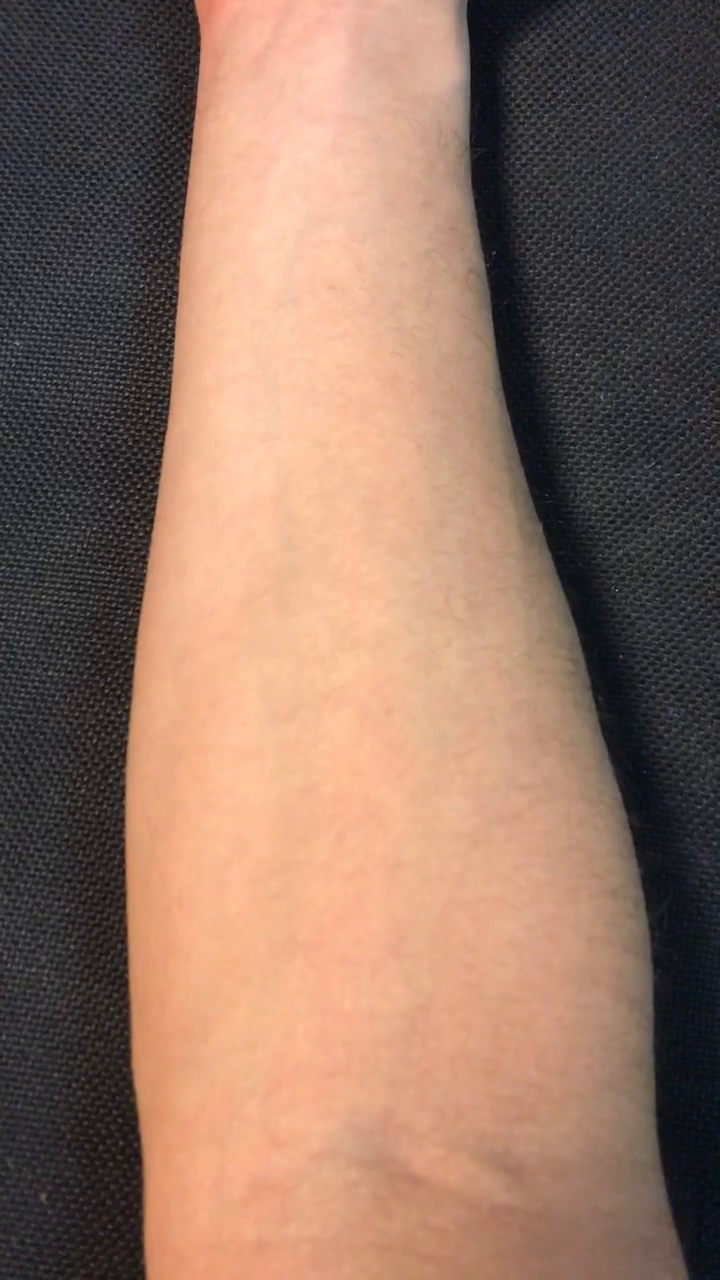
#> input picture frame 35 of IMG_0672.MOV, 720 x 1280 px
$ python main.py
#> lines starting #> are read from the running program, lines starting #| are printed output that depends on the picture; after the words box and inside, x2 and y2 are one past the last pixel; in counts of white or black regions, pixels touching at a corner belong together
### video_processor.py
''' This part of code extracts frames from the video.
Then frames are processed by 'image_processor.py'
All signals are stored in vpg_signals '''

import cv2
from image_processor import *


global N
#N = 20 # The number of parts segmented in video file

def full_video_file_procedure(file_name):
#> called with file_name = 'IMG_0672.MOV'
	cap = cv2.VideoCapture(file_name)

	if cap.isOpened() == False:
		print('The file can not be opened. Check the file.')
		return None
	# Generation of dict.Key is num of part. Value is vpg from each part
	method = '2'
	N = 20

	if method == 'N':
		vpg_signals = dict.fromkeys([i for i in range(N)])
		center_roi_vpg = []
		for i in range(N):
			vpg_signals[i] = []

	elif method == '2':
		vpg_signals = {0:[], 1:[]}
		center_roi_vpg = []


	while cap.isOpened():
		ret, frame = cap.read()
#> frame is the input picture: shape (1280, 720, 3); mean B, G, R 99, 115.5, 146.5
		if ret == False:
			print('Finish')
			break

		one_frame_values, skin, center_roi_val, segmented_parts, center_roi = full_frame_procedure(frame, N)
		center_roi_vpg.append(center_roi_val)

		if method == 'N':
			for i in range(N):
				vpg_signals[i].append(one_frame_values[i])
		elif method == '2':
			for i in range(2):
				vpg_signals[i].append(one_frame_values[i])


		cv2.imshow('skin', skin)
		cv2.imshow('seg1', segmented_parts[0])
		cv2.imshow('seg2', segmented_parts[1])
		cv2.imshow('center_roi', center_roi)


		if cv2.waitKey(1) & 0xFF == ord('q'):
			break

	return vpg_signals, center_roi_vpg

### image_processor.py
import cv2
import numpy as np


def full_frame_procedure(frame, N):

	one_frame_values = []

	skin = detect_skin(frame)

	segmented_parts = frame_2_part_segmentor(skin, N)

	for segment in segmented_parts:
		val = get_1vpg_val(segment)
		one_frame_values.append(val)

	center_roi = get_center_roi(skin)
	center_roi_val = get_1vpg_val(center_roi)

	return one_frame_values, skin, center_roi_val, segmented_parts, center_roi


def detect_skin(frame):
	lower = np.array([0, 48, 80], dtype = "uint8")
	upper = np.array([20, 255, 255], dtype = "uint8")
	converted = cv2.cvtColor(frame, cv2.COLOR_BGR2HSV)
#> converted: shape (1280, 720, 3); mean H, S, V 49.8, 72.1, 148.2
	skinMask = cv2.inRange(converted, lower, upper)
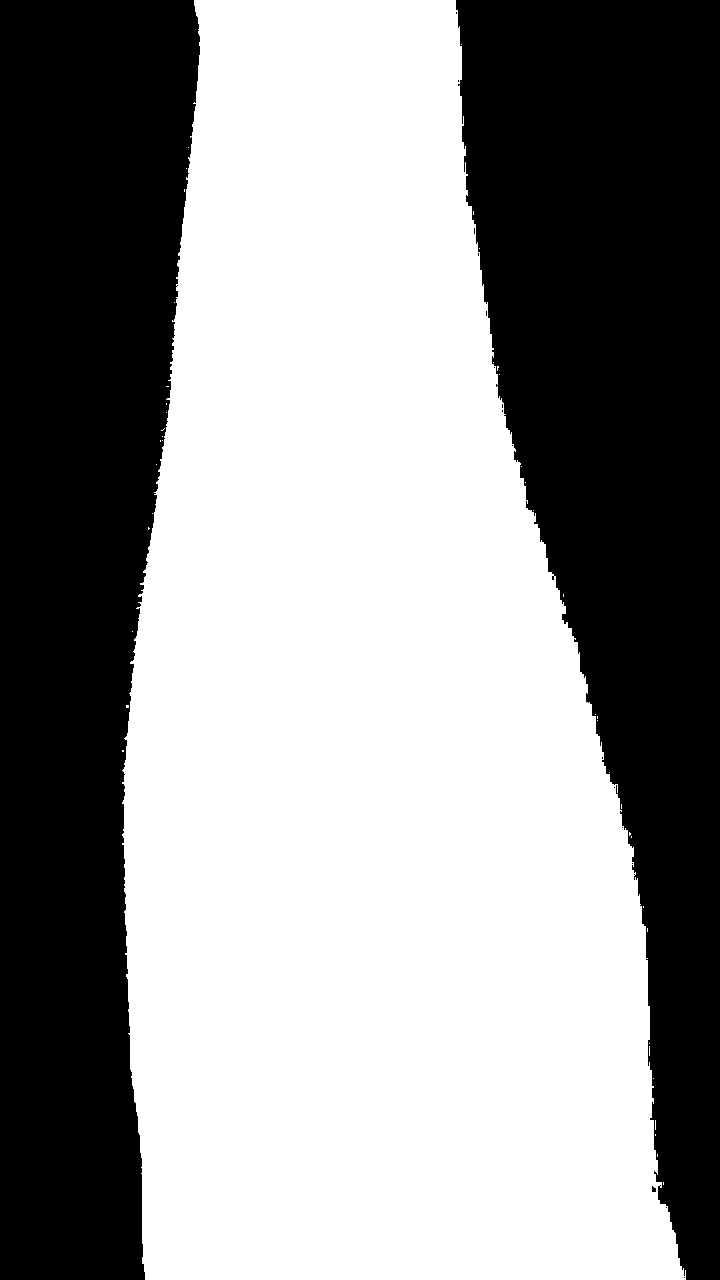
#> skinMask: shape (1280, 720); 57.6% white; 18 black regions (16 under 20 px), largest, box (x1, y1, x2, y2) and area: (456, 0, 720, 1280) 196034, (0, 0, 200, 1280) 194861
	kernel = cv2.getStructuringElement(cv2.MORPH_ELLIPSE, (11, 11))
	skinMask = cv2.erode(skinMask, kernel, iterations = 2)
#> skinMask: shape (1280, 720); 54.5% white; 2 black regions, box (x1, y1, x2, y2) and area: (446, 0, 720, 1280) 210692, (0, 0, 210, 1280) 208483
	skinMask = cv2.dilate(skinMask, kernel, iterations = 2)
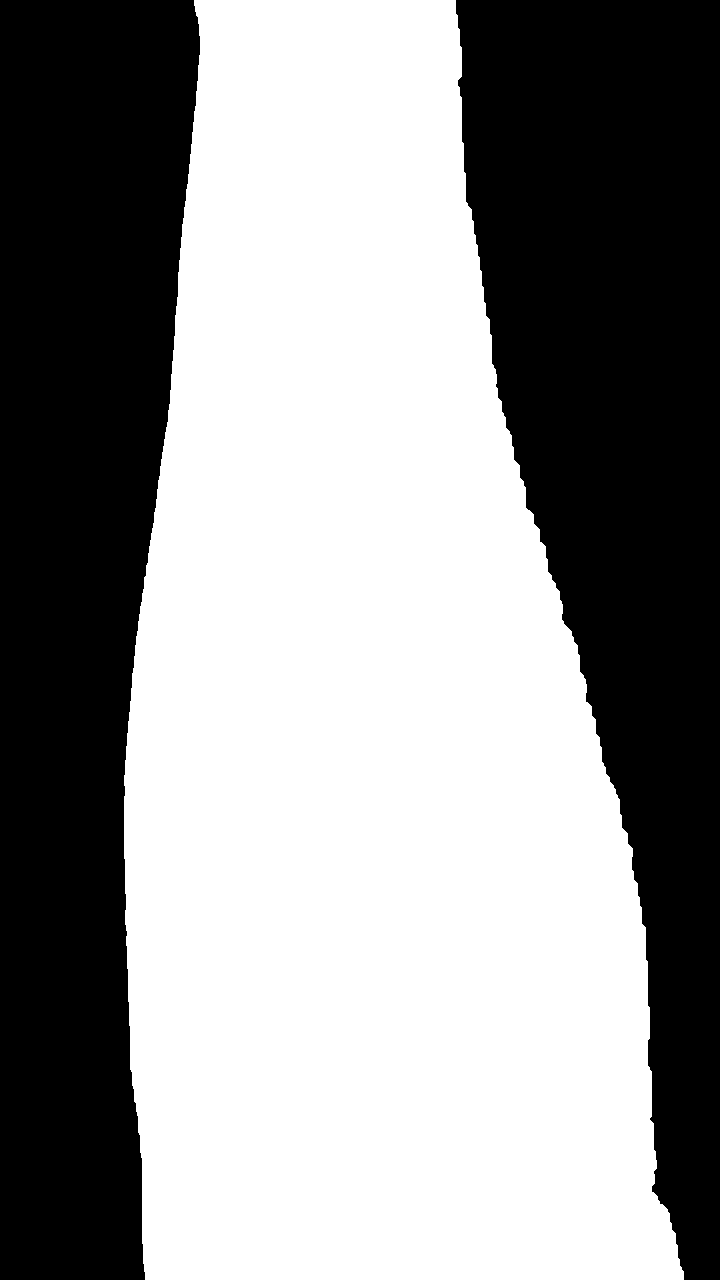
#> skinMask: shape (1280, 720); 57.5% white; 2 black regions, box (x1, y1, x2, y2) and area: (456, 0, 720, 1280) 196812, (0, 0, 200, 1280) 195247
	skin = cv2.bitwise_and(frame, frame, mask = skinMask)
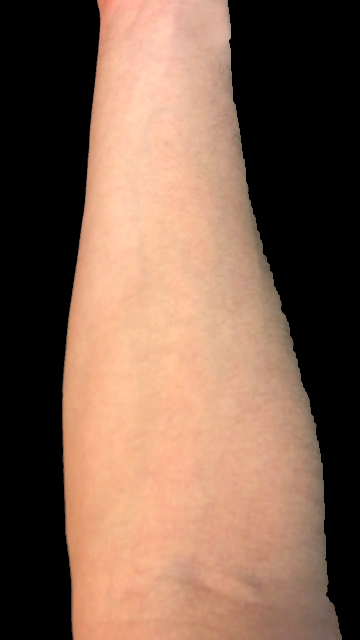
#> skin: shape (1280, 720, 3) (shown at 1/2 size); mean B, G, R 78.7, 96.5, 127.1
	# [4 lines of commented-out code are left out]
	return skin

# [15 lines left out: function frame_segmentor, not called in this run]

def frame_2_part_segmentor(frame, N):
	'''returns only first and last parts'''
#> called with N = 20
	height = frame.shape[0]
	width = frame.shape[1]

	startY = 0
	endY = height
	endX_1 = width/N
	startX_2 = width - (width/N)
#> in full_frame_procedure, `segmented_parts = frame_2_part_segmentor(skin, N)`: segmented_parts = 2 items
#> the loop in full_frame_procedure, `for segment in segmented_parts:` made 2 passes
#> (one_vpg_val in get_1vpg_val, val) on passes 1 to 2: (0.462, 0.462), (nan, nan)
#> after the loop in full_frame_procedure, `for segment in segmented_parts:`: one_frame_values = [0.462, nan]

	segmented_parts = []

	# first_part = frame[startY:endY, 0:int(endX_1)]
	# second_part = frame[startY:endY,  int(startX_2):width]
	first_part = frame[startY:endY, 100:int(endX_1)+100]
	second_part = frame[startY:endY,  int(startX_2):width]
	# first_part = frame[int(height/2  - (0.05*height)):int(height/2 + (0.05*height)), 0:int(0.1*width)]
	# second_part = frame[int(height/2  - (0.05*height)):int(height/2 + (0.05*height)),  int(width - 0.1*width):int(width)]

	segmented_parts.append(first_part)
	segmented_parts.append(second_part)

	return(segmented_parts)

def get_1vpg_val(skin):
	green_channel = skin[:, :, 1]
	blue_channel = skin[:, :, 0]
	red_channel = skin[:, :, 2]

	NonZero_G = green_channel[np.nonzero(green_channel)]
	NonZero_B = blue_channel[np.nonzero(blue_channel)]
	NonZero_R = red_channel[np.nonzero(red_channel)]


	one_vpg_val = NonZero_G.mean() / (NonZero_B.mean() + NonZero_R.mean())

	return one_vpg_val

def get_center_roi(skin):
	# [5 lines of commented-out code are left out]


	height = skin.shape[0]
	width = skin.shape[1]
	startY = int(height/2  - (0.05*height))
	endY = int(height/2 + (0.05*height))
	center_roi = skin[startY:endY, int(0.45*width):int(0.55*width)]
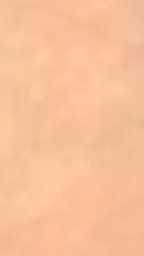
#> center_roi: shape (128, 72, 3) (shown 2 times larger); mean B, G, R 154.7, 192.4, 247.6
	return center_roi


# [16 lines left out: function get_1vpg_gray, not called in this run]

### main.py
from video_processor import *
from image_processor import *
from general_math import*
import matplotlib.pyplot as plt
import numpy as np

PATH = 'IMG_0672.MOV'


signal = full_video_file_procedure(PATH)
#> in get_1vpg_val (call 3), `green_channel = skin[:, :, 1]`:
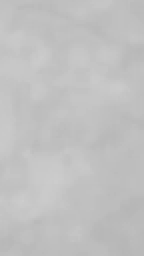
#> green_channel: shape (128, 72) (shown 2 times larger); min 182, max 205, mean 192.4
#> in get_1vpg_val (call 3), `blue_channel = skin[:, :, 0]`:
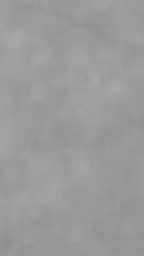
#> blue_channel: shape (128, 72) (shown 2 times larger); min 143, max 167, mean 154.7
#> in get_1vpg_val (call 3), `red_channel = skin[:, :, 2]`:
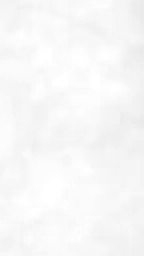
#> red_channel: shape (128, 72) (shown 2 times larger); min 233, max 255, mean 247.6
#> in get_1vpg_val (call 3), `NonZero_G = green_channel[np.nonzero(green_channel)]`: NonZero_G = 9216 values, max 205 at index 7211, min 182 at index 7551, mean 192.4
#> in get_1vpg_val (call 3), `NonZero_B = blue_channel[np.nonzero(blue_channel)]`: NonZero_B = 9216 values, max 167 at index 1232, min 143 at index 8714, mean 154.7
#> in get_1vpg_val (call 3), `NonZero_R = red_channel[np.nonzero(red_channel)]`: NonZero_R = 9216 values, max 255 at index 1162, min 233 at index 4390, mean 247.6
#> in get_1vpg_val (call 3), `one_vpg_val = NonZero_G.mean() / (NonZero_B.mean() + NonZero_R.mean())`: one_vpg_val = 0.478
#> in full_video_file_procedure, `one_frame_values, skin, center_roi_val, segmented_parts, center_roi = ..`: one_frame_values = [0.462, nan]; center_roi_val = 0.478; segmented_parts = 2 items
#> (key q is pressed here)


part_1 = signal[0]
#> part_1 = {0: [0.462], 1: [nan]}
part_2 = signal[1]
#> part_2 = [0.478]
#> (the run stopped early here; a loop or call above may not have finished)

$ run again, starting later in the video
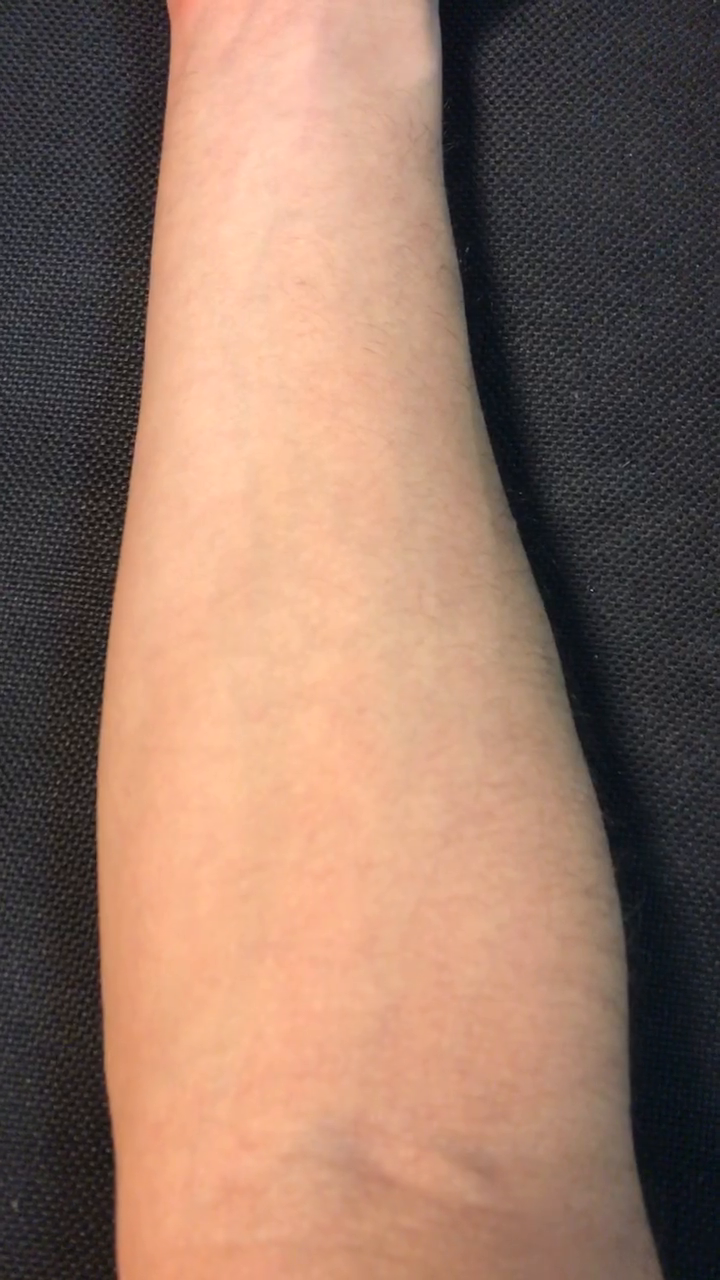
#> input picture frame 157 of IMG_0672.MOV, 720 x 1280 px
#> in full_video_file_procedure, frame is the input picture: shape (1280, 720, 3); mean B, G, R 99.5, 115.8, 147.1
#> converted: shape (1280, 720, 3); mean H, S, V 49.1, 73.4, 149
#> in detect_skin, `skinMask = cv2.inRange(converted, lower, upper)`:
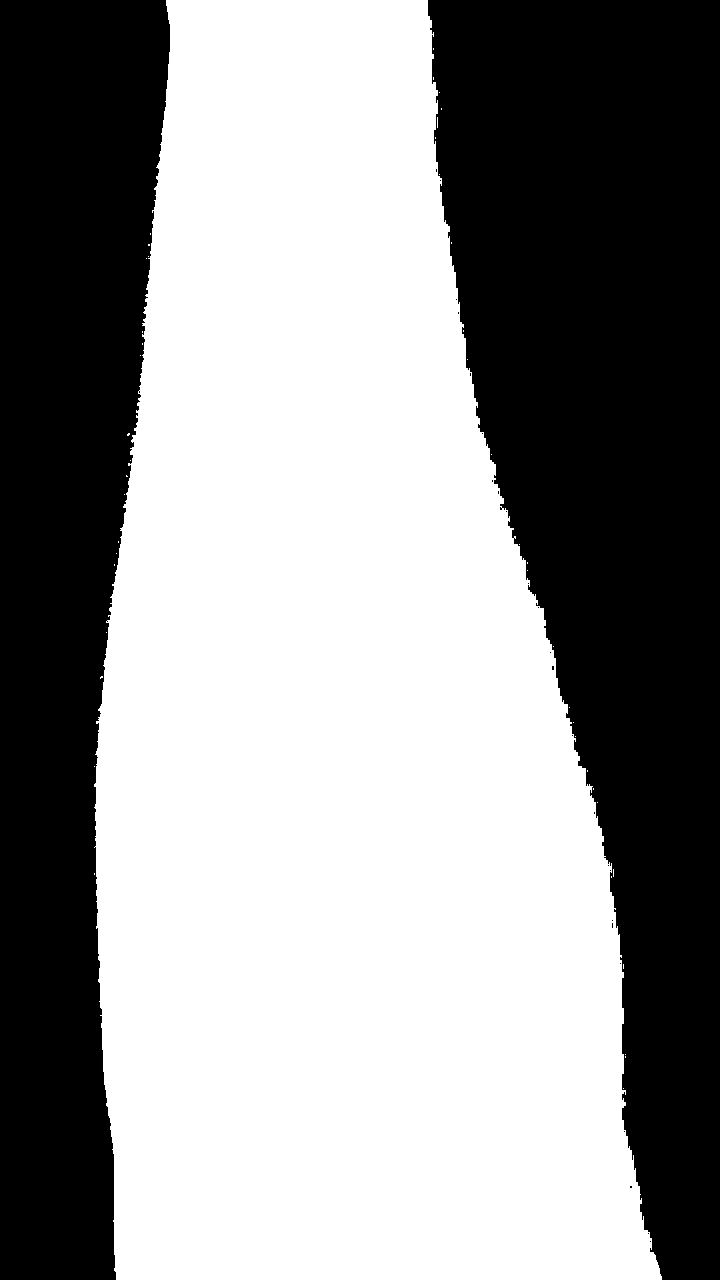
#> skinMask: shape (1280, 720); 58% white; 26 black regions (24 under 20 px), largest, box (x1, y1, x2, y2) and area: (428, 0, 720, 1280) 229461, (0, 0, 170, 1280) 157751
#> in full_frame_procedure, `segmented_parts = frame_2_part_segmentor(skin, N)`: segmented_parts = 2 items
#> the loop in full_frame_procedure, `for segment in segmented_parts:` made 2 passes
#> (one_vpg_val in get_1vpg_val, val) on passes 1 to 2: (0.458, 0.458), (nan, nan)
#> after the loop in full_frame_procedure, `for segment in segmented_parts:`: one_frame_values = [0.458, nan]
#> in get_1vpg_val (call 3), `red_channel = skin[:, :, 2]`:
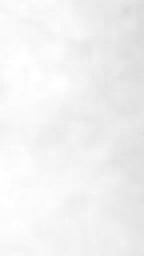
#> red_channel: shape (128, 72) (shown 2 times larger); min 220, max 255, mean 241.8
#> NonZero_G = 9216 values, max 203 at index 2753, min 173 at index 351, mean 189
#> NonZero_B = 9216 values, max 166 at index 2979, min 138 at index 351, mean 153
#> NonZero_R = 9216 values, max 255 at index 1881, min 220 at index 214, mean 241.8
#> one_vpg_val = 0.479
#> in full_video_file_procedure, `one_frame_values, skin, center_roi_val, segmented_parts, center_roi = ..`: one_frame_values = [0.458, nan]; center_roi_val = 0.479; segmented_parts = 2 items
#> part_1 = {0: [0.458], 1: [nan]}
#> part_2 = [0.479]
